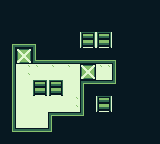

This game map was drawn from its Tiled (.tmx) file and the tilesets committed beside it. A one-line description and the full map source follow:
An orthogonal 20x18 tile map with 8x8 px tiles, 3 tile layers (bg, walls, ekspresy), 5 tilesets.

<map version="1.10" tiledversion="1.11.1-93-ge62b7ff9" orientation="orthogonal" renderorder="right-down" width="20" height="18" tilewidth="8" tileheight="8" infinite="0" nextlayerid="4" nextobjectid="1">
 <tileset firstgid="1" name="background_tiles" tilewidth="8" tileheight="8" tilecount="9" columns="3">
  <image source="background_tiles.PNG" width="24" height="24" />
 </tileset>
 <tileset firstgid="10" name="Floor_small" tilewidth="8" tileheight="8" tilecount="6" columns="3">
  <image source="Floor_small.png" width="24" height="16" />
 </tileset>
 <tileset firstgid="16" name="finish_point" tilewidth="8" tileheight="8" tilecount="16" columns="4">
  <image source="finish_point.png" width="32" height="32" />
 </tileset>
 <tileset firstgid="32" name="background_tiles" tilewidth="8" tileheight="8" tilecount="12" columns="3">
  <image source="../piskel/background_tiles.png" width="24" height="32" />
 </tileset>
 <tileset firstgid="44" name="Rack 16bit.png" tilewidth="16" tileheight="16" tilecount="36" columns="6">
  <image source="Rack 16bit.png.png" width="104" height="104" />
 </tileset>
 <layer id="1" name="bg" width="20" height="18" locked="1">
  <data encoding="csv">
13,13,13,13,13,13,13,13,13,13,13,13,13,13,13,13,13,13,13,13,
13,13,13,13,13,13,13,13,13,13,13,13,13,13,13,13,13,13,13,13,
13,13,13,13,13,13,13,12,12,13,12,13,13,12,13,13,13,13,13,13,
13,13,13,13,13,13,13,13,12,13,12,12,13,12,13,13,13,13,13,13,
13,13,13,13,13,13,12,12,13,13,12,13,12,12,13,13,12,12,13,13,
13,13,13,13,13,13,12,12,12,13,12,13,13,13,13,13,13,12,12,13,
13,13,13,12,12,12,12,13,12,13,13,13,12,13,13,12,12,13,12,13,
13,13,13,13,12,12,13,12,12,13,13,13,12,12,13,13,13,12,12,13,
13,13,13,12,12,13,12,13,12,13,13,13,12,12,13,13,13,12,13,13,
13,13,13,12,13,13,13,13,13,13,13,13,13,13,13,13,13,13,13,13,
13,13,13,13,13,13,13,13,13,13,13,13,13,13,13,13,13,13,13,13,
13,13,13,13,13,13,13,13,13,13,13,13,13,13,13,13,13,13,13,13,
13,13,13,13,13,13,13,13,13,12,12,13,13,12,13,12,13,13,13,13,
13,13,13,13,13,13,13,13,13,12,13,12,13,13,12,13,13,13,13,13,
13,13,13,13,13,13,13,13,12,13,12,12,13,12,13,13,13,13,13,13,
13,13,13,13,13,13,13,13,12,12,12,12,12,12,12,13,13,13,13,13,
13,13,13,13,13,13,13,13,13,12,12,12,12,12,12,12,13,13,13,13,
13,13,13,13,13,13,13,13,13,13,12,12,12,12,13,12,13,13,13,13
</data>
 </layer>
 <layer id="2" name="walls" width="20" height="18">
  <data encoding="csv">
1,1,1,1,1,1,1,1,1,1,1,1,1,1,1,1,1,1,1,1,
1,1,1,1,1,1,1,1,1,1,1,1,1,1,1,1,1,1,1,1,
1,1,1,1,1,1,1,1,1,1,1,1,1,1,1,1,1,1,1,1,
1,1,1,1,1,1,1,1,1,1,1,1,1,1,1,1,1,1,1,1,
1,1,1,1,1,1,1,1,1,1,0,0,0,0,1,1,1,1,1,1,
1,41,3221225475,3221225475,2684354601,1,1,1,1,1,44,0,44,0,1,1,1,1,1,1,
1,4,26,27,1610612739,1,1,1,1,1,1,1,1,1,1,1,1,1,1,1,
1,4,30,31,1610612743,3221225475,3221225475,3221225475,3221225475,3221225475,3221225475,3221225475,3221225475,3221225475,2684354601,1,1,1,1,1,
1,4,0,0,0,0,0,0,0,0,26,27,0,0,1610612739,1,1,1,1,1,
1,4,0,0,0,0,0,0,0,0,30,31,0,0,1610612739,1,1,1,1,1,
1,4,0,0,0,0,0,0,0,0,7,3,3,3,3221225513,1,1,1,1,1,
1,4,0,0,0,0,0,0,0,0,1610612739,1,1,1,1,1,1,1,1,1,
1,4,0,0,0,0,0,0,0,0,1610612739,1,0,0,1,1,1,1,1,1,
1,4,0,0,0,0,0,0,0,0,1610612739,1,44,0,1,1,1,1,1,1,
1,4,0,0,0,0,7,3,3,3,3221225513,1,1,1,1,1,1,1,1,1,
1,4,0,0,0,0,5,1,1,1,1,1,1,1,1,1,1,1,1,1,
1,1610612777,3,3,3,3,3221225513,1,1,1,1,1,1,1,1,1,1,1,1,1,
1,1,1,1,1,1,1,1,1,1,1,1,1,1,1,1,1,1,1,1
</data>
 </layer>
 <layer id="3" name="ekspresy" width="20" height="18" locked="1">
  <data encoding="csv">
0,0,0,0,0,0,0,0,0,0,0,0,0,0,0,0,0,0,0,0,
0,0,0,0,0,0,0,0,0,0,0,0,0,0,0,0,0,0,0,0,
0,0,0,0,0,0,0,0,0,0,0,0,0,0,0,0,0,0,0,0,
0,0,0,0,0,0,0,0,0,0,0,0,0,0,0,0,0,0,0,0,
0,0,0,0,0,0,0,0,0,0,0,0,0,0,0,0,0,0,0,0,
0,0,0,0,0,0,0,0,0,0,0,0,0,0,0,0,0,0,0,0,
0,0,0,0,0,0,0,0,0,0,0,0,0,0,0,0,0,0,0,0,
0,0,0,0,0,0,0,0,0,0,0,0,0,0,0,0,0,0,0,0,
0,0,0,0,0,0,0,0,0,0,0,0,0,0,0,0,0,0,0,0,
0,0,0,0,0,0,0,0,0,0,0,0,0,0,0,0,0,0,0,0,
0,0,0,0,0,0,0,0,0,0,0,0,0,0,0,0,0,0,0,0,
0,0,0,0,44,0,44,0,0,0,0,0,0,0,0,0,0,0,0,0,
0,0,0,0,0,0,0,0,0,0,0,0,0,0,0,0,0,0,0,0,
0,0,0,0,0,0,0,0,0,0,0,0,0,0,0,0,0,0,0,0,
0,0,0,0,0,0,0,0,0,0,0,0,0,0,0,0,0,0,0,0,
0,0,0,0,0,0,0,0,0,0,0,0,0,0,0,0,0,0,0,0,
0,0,0,0,0,0,0,0,0,0,0,0,0,0,0,0,0,0,0,0,
0,0,0,0,0,0,0,0,0,0,0,0,0,0,0,0,0,0,0,0
</data>
 </layer>
</map>
